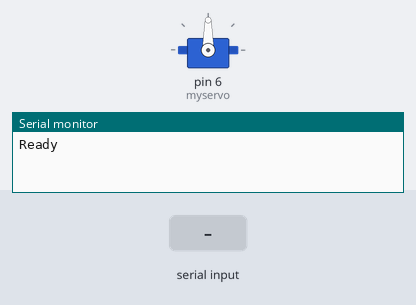
Bench run of a sketch on a simulated Arduino Uno, built with avr-gcc and run on an emulated ATmega328P. Parts: servo, the last lines printed to the serial monitor. The test bench sets the inputs (shaded band).

Above: at 1.2 s.
1.3 s: byte 1 (1) received over Serial
At 1.8 s:
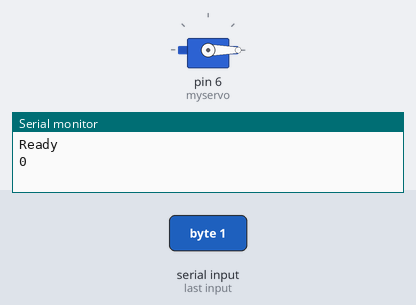
Timing chart, 0 to 4.3 s (numbered marks = the images above; inputs shaded):
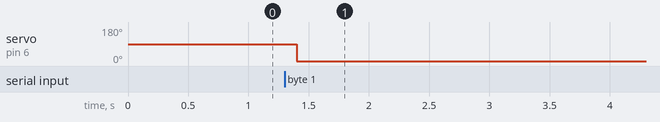

The sketch:

attempt_11.ino
```cpp
#include <Servo.h>

Servo myservo;
int k=0;
int num;

void setup() {
  Serial.begin(9600);
  Serial.println("Ready");
  myservo.attach(6);
}

void loop() {

  if (Serial.available()) {
    num = Serial.read();
    if (num == 1) {
      Serial.println(k);
      myservo.write(k);
      k=k+1;
      if(k==180){
        k=0;
      }
    }

  }
  delay(100);
}
```

Measured:
- after the input at 1.3 s, servo on pin 6 (myservo): 90° → 0° after 0.10 s
